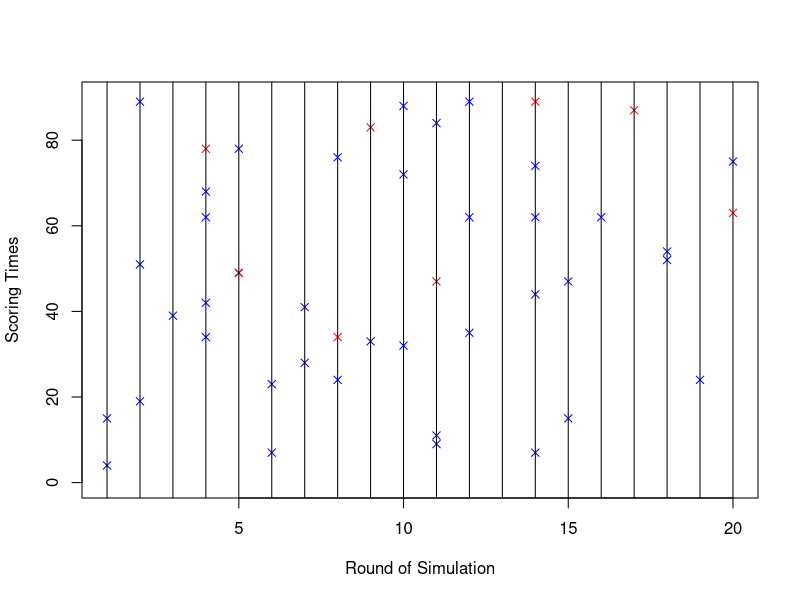
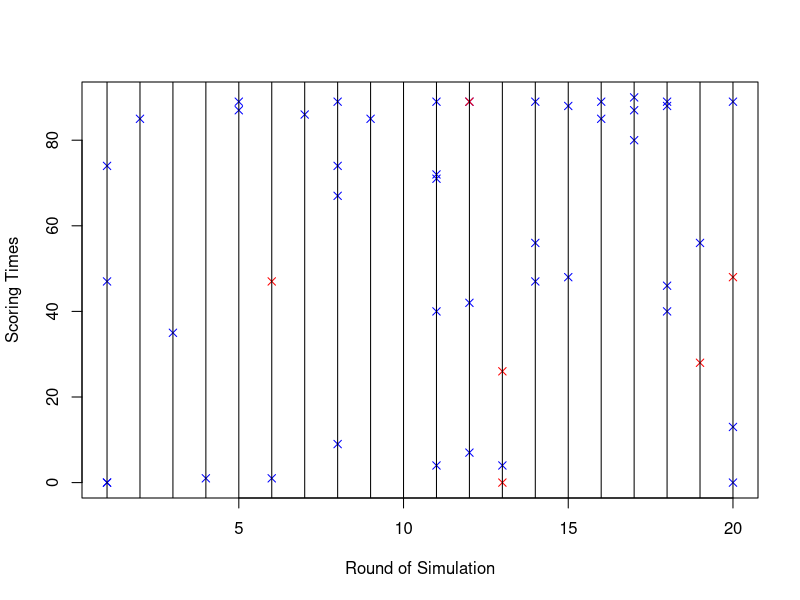

The R source for these figures, in order:
library(dplyr)
library(plyr)

champ.adjust <- c((28 + 40 + 32)/ (83 + 72 + 60),(62 + 85 + 74)/ (43 + 37 + 44))
# sum of total goals for/against for the 3 relegated teams divided by 
# sum of total goals for/against for the 3 championship teams

HA.goals <- read.csv("2013-14 Total Goals.csv",header = T)

for (i in 1:nrow(HA.goals)) {
	if(is.na(HA.goals[i,]$Championship.Teams)){
		HA.goals[i,]$Championship.Teams <- FALSE
	}
	if(HA.goals[i,]$Championship.Teams == TRUE){
		HA.goals[i,c(2,4)] <- floor(HA.goals[i,c(2,4)] * champ.adjust[1])
		HA.goals[i,c(3,5)] <- floor(HA.goals[i,c(3,5)] * champ.adjust[2])
	}
}
HA.goals <- HA.goals[,-6]

total <- apply(HA.goals[,-1],FUN = sum,MARGIN = 2)

HA.goals <- HA.goals %>% mutate(HGF = Home.Goals.For*20/total[1],
																HGA = Home.Goals.Against*20/total[2],
																AGF = Away.Goals.For*20/total[2],
																AGA = Away.Goals.Against*20/total[1])

##########

simulate_poisson <- function(alpha,beta,home,team,opponent){
	stopifnot(is.logical(home))
	adjust <- numeric()
	if(home == TRUE){
		adjust <- HA.goals$HGF[HA.goals$Team == team]*
			HA.goals$AGA[HA.goals$Team == opponent]
	} else {
		adjust <- HA.goals$AGF[HA.goals$Team == team]*
			HA.goals$HGA[HA.goals$Team == opponent]
	}
	N <- rpois(1,lambda = 975/380/2*adjust)
	S <- numeric()
	if(N != 0){
		for (i in 1:N) {
			S <- append(S,rbeta(1,shape1 = alpha,shape2 = beta))
		}
	}
	return(floor(sort(S)*90))
}

simulate_bayesian <- function(alpha,beta,home,team,opponent){
	stopifnot(is.logical(home))
	adjust <- numeric()
	if(home == TRUE){
		adjust <- HA.goals$HGF[HA.goals$Team == team]*
			HA.goals$AGA[HA.goals$Team == opponent]
	} else {
		adjust <- HA.goals$AGF[HA.goals$Team == team]*
			HA.goals$HGA[HA.goals$Team == opponent]
	}
	N <- rpois(1,lambda = 975/380/2*adjust)
	S <- numeric()
	if(N != 0){
		for (i in 1:N) {
			S <- append(S,rbeta(1,shape1 = rexp(1,rate = 1/alpha),shape2 = rexp(1,rate = 1/beta)))
		}
	}
	return(floor(sort(S)*90))
}

# Example: Chelsea (Home) vs. Aston Villa (Away)
# Poisson Process
set.seed(1)
S_Chelsea <- simulate_poisson(alpha = 1.074,beta = 0.84,
															home = TRUE,team = "Chelsea",opponent = "Aston Villa")
S_Chelsea

S_Aston <- simulate_poisson(alpha = 1.074,beta = 0.84,
														home = FALSE,team = "Aston Villa",opponent = "Chelsea")
S_Aston

N <- 20
plot(x = NULL,y = NULL,xlim = c(1,N),ylim = c(0,90),
		 xlab = "Round of Simulation",ylab = "Scoring Times")
for (i in 1:N) {
	S_Chelsea <- simulate_poisson(alpha = 1.1225,beta = 0.8149,
																home = TRUE,team = "Chelsea",opponent = "Aston Villa")
	S_Aston <- simulate_poisson(alpha = 1.1225,beta = 0.8149,
															home = FALSE,team = "Aston Villa",opponent = "Chelsea")
	if(length(S_Chelsea) != 0){
		for(j in S_Chelsea) {
			points(x = i,y = j,col = "blue",pch = 4)
		}
	}
	if(length(S_Aston) != 0){
		for (k in S_Aston) {
			points(x = i,y = k,col = "red",pch = 4)
		}
	}
	abline(v = i)
}

# bayesian Process
S_Chelsea <- simulate_bayesian(alpha = 1.074,beta = 0.84,
															home = TRUE,team = "Chelsea",opponent = "Aston Villa")
S_Chelsea

S_Aston <- simulate_bayesian(alpha = 1.074,beta = 0.84,
														home = FALSE,team = "Aston Villa",opponent = "Chelsea")
S_Aston

N <- 20
plot(x = NULL,y = NULL,xlim = c(1,N),ylim = c(0,90),
		 xlab = "Round of Simulation",ylab = "Scoring Times")
for (i in 1:N) {
	S_Chelsea <- simulate_bayesian(alpha = 1.1225,beta = 0.8149,
																home = TRUE,team = "Chelsea",opponent = "Aston Villa")
	S_Aston <- simulate_bayesian(alpha = 1.1225,beta = 0.8149,
															home = FALSE,team = "Aston Villa",opponent = "Chelsea")
	if(length(S_Chelsea) != 0){
		for(j in S_Chelsea) {
			points(x = i,y = j,col = "blue",pch = 4)
		}
	}
	if(length(S_Aston) != 0){
		for (k in S_Aston) {
			points(x = i,y = k,col = "red",pch = 4)
		}
	}
	abline(v = i)
}
